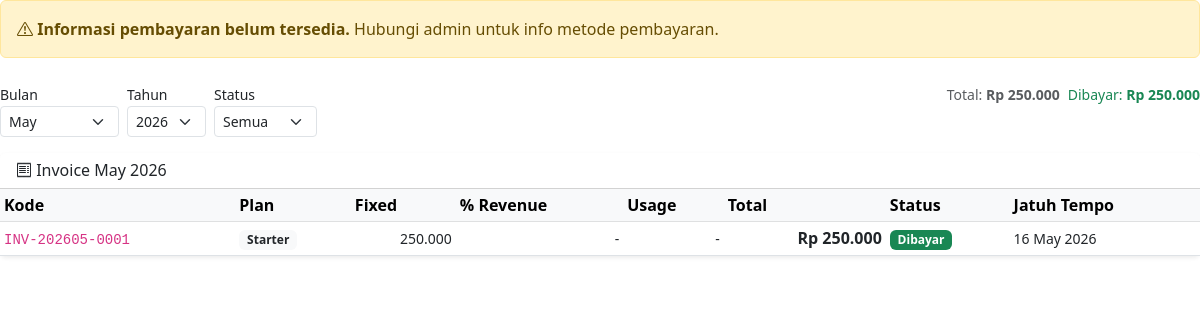
The page /pages/bos/billing.php (signed in) on the database as committed earlier.
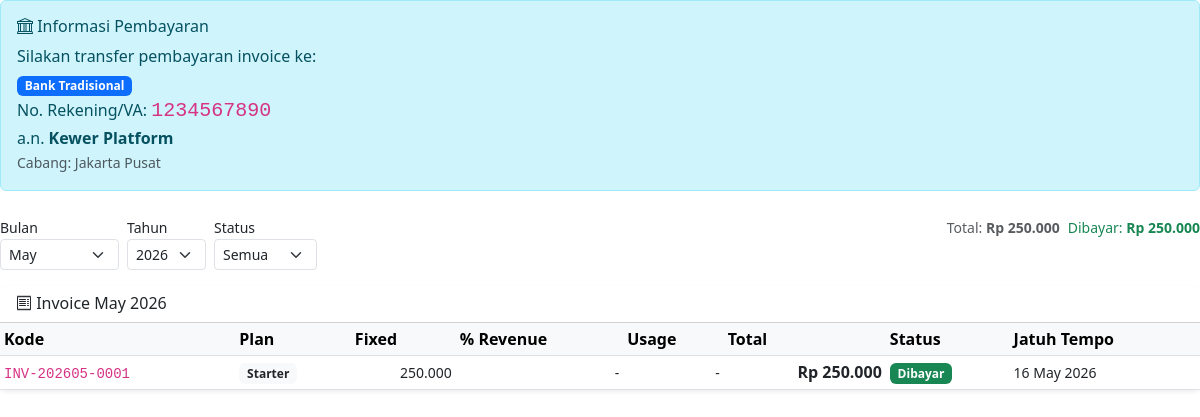
The same page on the database as committed later.
### tables this page shows
CREATE TABLE `platform_bank_accounts` (
  `id` int(11) NOT NULL AUTO_INCREMENT,
  `bank_name` varchar(100) NOT NULL COMMENT 'Nama bank',
  `account_number` varchar(50) NOT NULL COMMENT 'Nomor rekening',
  `account_name` varchar(100) NOT NULL COMMENT 'Nama pemilik rekening',
  `tipe_pembayaran` enum('bank','mobile_banking','ewallet','qris','virtual_account') DEFAULT 'bank' COMMENT 'Tipe pembayaran',
  `nomor_rekening` varchar(50) DEFAULT NULL COMMENT 'Nomor rekening (untuk bank, mobile_banking, virtual_account)',
  `nomor_hp` varchar(20) DEFAULT NULL COMMENT 'Nomor HP (untuk ewallet)',
  `nama_pemilik` varchar(100) DEFAULT NULL COMMENT 'Nama pemilik rekening',
  `cabang` varchar(100) DEFAULT NULL COMMENT 'Nama cabang bank',
  `bank_code` varchar(10) DEFAULT NULL COMMENT 'Kode bank (misal: 014 untuk BCA)',
  `branch` varchar(100) DEFAULT NULL COMMENT 'Nama cabang bank (deprecated, use cabang)',
  `is_primary` tinyint(1) DEFAULT 0 COMMENT 'Apakah rekening utama',
  `is_active` tinyint(1) DEFAULT 1 COMMENT 'Status aktif',
  `created_at` timestamp NOT NULL DEFAULT current_timestamp() COMMENT 'Tanggal dibuat',
  `updated_at` timestamp NOT NULL DEFAULT current_timestamp() ON UPDATE current_timestamp() COMMENT 'Tanggal diupdate',
  PRIMARY KEY (`id`),
  KEY `idx_primary_active` (`is_primary`,`is_active`)
);

### config/database.php (called while the page is built, shortened)
<?php
$mysql_socket = PHP_OS === 'WINNT' ? null : '/opt/lampp/var/mysql/mysql.sock';
$conn = new mysqli(DB_KEWER_HOST, DB_KEWER_USER, DB_KEWER_PASS, DB_KEWER_NAME, 3306, $mysql_socket);
$conn->set_charset("utf8mb4");
function query($sql, $params = []) {
    global $conn;
    $sql_trimmed = strtoupper(ltrim($sql));
    if (empty($params)) {
        $result = mysqli_query($conn, $sql);
        if (strpos($sql_trimmed, 'SELECT') === 0) {
            $data = [];
            while ($row = mysqli_fetch_assoc($result)) {
                $data[] = $row;
            }
            return $data;
        }
        return mysqli_affected_rows($conn);
    }
    $stmt = $conn->prepare($sql);
    $types = str_repeat('s', count($params));
    $stmt->bind_param($types, ...$params);
    $stmt->execute();
    if (strpos($sql_trimmed, 'SELECT') === 0) {
        $result = $stmt->get_result();
        $data = [];
        while ($row = $result->fetch_assoc()) {
            $data[] = $row;
        }
        return $data;
    }
    return $stmt->affected_rows;
}

### pages/bos/billing.php (the view, shortened to what the changed rows need)
<?php
$primary_bank = query("SELECT * FROM platform_bank_accounts WHERE is_primary = 1 AND is_active = 1 LIMIT 1");
$primary_bank = (is_array($primary_bank) && !empty($primary_bank)) ? $primary_bank[0] : null;
?>
<?php include BASE_PATH . '/includes/header.php'; ?>
        <?php if ($primary_bank): ?>
        <div class="alert alert-info alert-dismissible fade show mb-4">
            <h6 class="alert-heading"><i class="bi bi-bank"></i> Informasi Pembayaran</h6>
            <p class="mb-1">Silakan transfer pembayaran invoice ke:</p>
            <div class="mb-0">
                <?php
                $tipe_labels = [
                    'bank' => 'Bank Tradisional',
                    'mobile_banking' => 'Mobile Banking',
                    'ewallet' => 'E-Wallet',
                    'qris' => 'QRIS',
                    'virtual_account' => 'Virtual Account'
                ];
                ?>
                <span class="badge bg-primary"><?php echo $tipe_labels[$primary_bank['tipe_pembayaran']] ?? ucfirst($primary_bank['tipe_pembayaran']); ?></span>
                <strong><?php echo htmlspecialchars($primary_bank['nama_bank']); ?></strong><br>
                <?php if ($primary_bank['tipe_pembayaran'] === 'ewallet'): ?>
                Nomor HP: <code class="fs-5"><?php echo htmlspecialchars($primary_bank['nomor_hp']); ?></code><br>
                <?php else: ?>
                No. Rekening/VA: <code class="fs-5"><?php echo htmlspecialchars($primary_bank['nomor_rekening']); ?></code><br>
                <?php endif; ?>
                <?php if ($primary_bank['nama_pemilik']): ?>a.n. <strong><?php echo htmlspecialchars($primary_bank['nama_pemilik']); ?></strong><br><?php endif; ?>
                <?php if ($primary_bank['cabang']): ?><small class="text-muted">Cabang: <?php echo htmlspecialchars($primary_bank['cabang']); ?></small><?php endif; ?>
            </div>
        </div>
        <?php else: ?>
        <div class="alert alert-warning mb-4">
            <strong><i class="bi bi-exclamation-triangle"></i> Informasi pembayaran belum tersedia.</strong>
            Hubungi admin untuk info metode pembayaran.
        </div>
        <?php endif; ?>
        <div class="row mb-3">
            <div class="col-md-6">
            </div>
            <div class="col-md-6 text-end">
            </div>
        </div>
        <div class="card border-0 shadow-sm">
            <div class="card-header bg-white">
            </div>
            <div class="card-body p-0">
                <div class="table-responsive">
                    <table class="table table-sm table-hover mb-0">
                        <thead class="table-light">
                            <tr>
                                <th>Kode</th>
                                <th>Plan</th>
                                <th>Fixed</th>
                                <th>% Revenue</th>
                                <th>Usage</th>
                                <th>Total</th>
                                <th>Status</th>
                                <th>Jatuh Tempo</th>
                            </tr>
                        </thead>
                    </table>
                </div>
            </div>
        </div>
<?php include BASE_PATH . '/includes/footer.php'; ?>

Rows that differ between the two databases and show on the page:
added platform_bank_accounts: tipe_pembayaran "Bank Tradisional", nomor_rekening "1234567890", nama_pemilik "Kewer Platform", cabang "Jakarta Pusat"
Other text that changed with them:
text no longer shown: "Informasi pembayaran belum tersedia. Hubungi admin untuk info metode pembayaran."
text now shown: "Informasi Pembayaran Silakan transfer pembayaran invoice ke: No. Rekening/VA: a.n. Cabang:"
